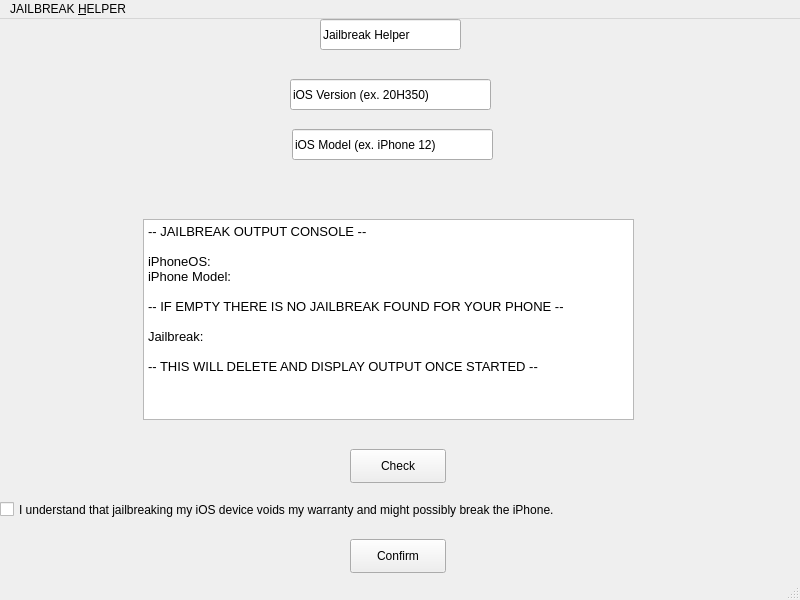
<?xml version="1.0" encoding="UTF-8"?>
<ui version="4.0">
 <class>MainWindow</class>
 <widget class="QMainWindow" name="MainWindow">
  <property name="geometry">
   <rect>
    <x>0</x>
    <y>0</y>
    <width>800</width>
    <height>600</height>
   </rect>
  </property>
  <property name="windowTitle">
   <string>MainWindow</string>
  </property>
  <widget class="QWidget" name="centralwidget">
   <widget class="QLineEdit" name="Title">
    <property name="geometry">
     <rect>
      <x>320</x>
      <y>0</y>
      <width>141</width>
      <height>31</height>
     </rect>
    </property>
    <property name="text">
     <string>Jailbreak Helper</string>
    </property>
    <property name="readOnly">
     <bool>true</bool>
    </property>
   </widget>
   <widget class="QPushButton" name="Confirm">
    <property name="geometry">
     <rect>
      <x>350</x>
      <y>520</y>
      <width>96</width>
      <height>34</height>
     </rect>
    </property>
    <property name="text">
     <string>Confirm</string>
    </property>
   </widget>
   <widget class="QCheckBox" name="Disclaimer">
    <property name="geometry">
     <rect>
      <x>0</x>
      <y>480</y>
      <width>801</width>
      <height>21</height>
     </rect>
    </property>
    <property name="text">
     <string>I understand that jailbreaking my iOS device voids my warranty and might possibly break the iPhone.</string>
    </property>
   </widget>
   <widget class="QLineEdit" name="iPhoneOS">
    <property name="geometry">
     <rect>
      <x>290</x>
      <y>60</y>
      <width>201</width>
      <height>31</height>
     </rect>
    </property>
    <property name="text">
     <string>iOS Version (ex. 20H350)</string>
    </property>
   </widget>
   <widget class="QTextEdit" name="outputConsole">
    <property name="geometry">
     <rect>
      <x>143</x>
      <y>200</y>
      <width>491</width>
      <height>201</height>
     </rect>
    </property>
    <property name="readOnly">
     <bool>true</bool>
    </property>
    <property name="html">
     <string>&lt;!DOCTYPE HTML PUBLIC &quot;-//W3C//DTD HTML 4.0//EN&quot; &quot;http://www.w3.org/TR/REC-html40/strict.dtd&quot;&gt;
&lt;html&gt;&lt;head&gt;&lt;meta name=&quot;qrichtext&quot; content=&quot;1&quot; /&gt;&lt;meta charset=&quot;utf-8&quot; /&gt;&lt;style type=&quot;text/css&quot;&gt;
p, li { white-space: pre-wrap; }
hr { height: 1px; border-width: 0; }
li.unchecked::marker { content: &quot;\2610&quot;; }
li.checked::marker { content: &quot;\2612&quot;; }
&lt;/style&gt;&lt;/head&gt;&lt;body style=&quot; font-family:'DejaVu Sans Mono'; font-size:10pt; font-weight:400; font-style:normal;&quot;&gt;
&lt;p style=&quot; margin-top:0px; margin-bottom:0px; margin-left:0px; margin-right:0px; -qt-block-indent:0; text-indent:0px;&quot;&gt;-- JAILBREAK OUTPUT CONSOLE --&lt;/p&gt;
&lt;p style=&quot;-qt-paragraph-type:empty; margin-top:0px; margin-bottom:0px; margin-left:0px; margin-right:0px; -qt-block-indent:0; text-indent:0px;&quot;&gt;&lt;br /&gt;&lt;/p&gt;
&lt;p style=&quot; margin-top:0px; margin-bottom:0px; margin-left:0px; margin-right:0px; -qt-block-indent:0; text-indent:0px;&quot;&gt;iPhoneOS: &lt;/p&gt;
&lt;p style=&quot; margin-top:0px; margin-bottom:0px; margin-left:0px; margin-right:0px; -qt-block-indent:0; text-indent:0px;&quot;&gt;iPhone Model:&lt;/p&gt;
&lt;p style=&quot;-qt-paragraph-type:empty; margin-top:0px; margin-bottom:0px; margin-left:0px; margin-right:0px; -qt-block-indent:0; text-indent:0px;&quot;&gt;&lt;br /&gt;&lt;/p&gt;
&lt;p style=&quot; margin-top:0px; margin-bottom:0px; margin-left:0px; margin-right:0px; -qt-block-indent:0; text-indent:0px;&quot;&gt;-- IF EMPTY THERE IS NO JAILBREAK FOUND FOR YOUR PHONE --&lt;/p&gt;
&lt;p style=&quot;-qt-paragraph-type:empty; margin-top:0px; margin-bottom:0px; margin-left:0px; margin-right:0px; -qt-block-indent:0; text-indent:0px;&quot;&gt;&lt;br /&gt;&lt;/p&gt;
&lt;p style=&quot; margin-top:0px; margin-bottom:0px; margin-left:0px; margin-right:0px; -qt-block-indent:0; text-indent:0px;&quot;&gt;Jailbreak: &lt;/p&gt;
&lt;p style=&quot;-qt-paragraph-type:empty; margin-top:0px; margin-bottom:0px; margin-left:0px; margin-right:0px; -qt-block-indent:0; text-indent:0px;&quot;&gt;&lt;br /&gt;&lt;/p&gt;
&lt;p style=&quot; margin-top:0px; margin-bottom:0px; margin-left:0px; margin-right:0px; -qt-block-indent:0; text-indent:0px;&quot;&gt;-- THIS WILL DELETE AND DISPLAY OUTPUT ONCE STARTED --&lt;/p&gt;&lt;/body&gt;&lt;/html&gt;</string>
    </property>
   </widget>
   <widget class="QLineEdit" name="iPhoneModel">
    <property name="geometry">
     <rect>
      <x>292</x>
      <y>110</y>
      <width>201</width>
      <height>31</height>
     </rect>
    </property>
    <property name="text">
     <string>iOS Model (ex. iPhone 12)</string>
    </property>
   </widget>
   <widget class="QPushButton" name="Check">
    <property name="geometry">
     <rect>
      <x>350</x>
      <y>430</y>
      <width>96</width>
      <height>34</height>
     </rect>
    </property>
    <property name="text">
     <string>Check</string>
    </property>
   </widget>
  </widget>
  <widget class="QStatusBar" name="statusbar"/>
  <widget class="QMenuBar" name="menubar">
   <property name="geometry">
    <rect>
     <x>0</x>
     <y>0</y>
     <width>800</width>
     <height>21</height>
    </rect>
   </property>
   <widget class="QMenu" name="menuJAILBREAK_HELPER">
    <property name="title">
     <string>JAILBREAK &amp;HELPER</string>
    </property>
   </widget>
   <addaction name="menuJAILBREAK_HELPER"/>
  </widget>
 </widget>
 <resources/>
 <connections/>
</ui>
